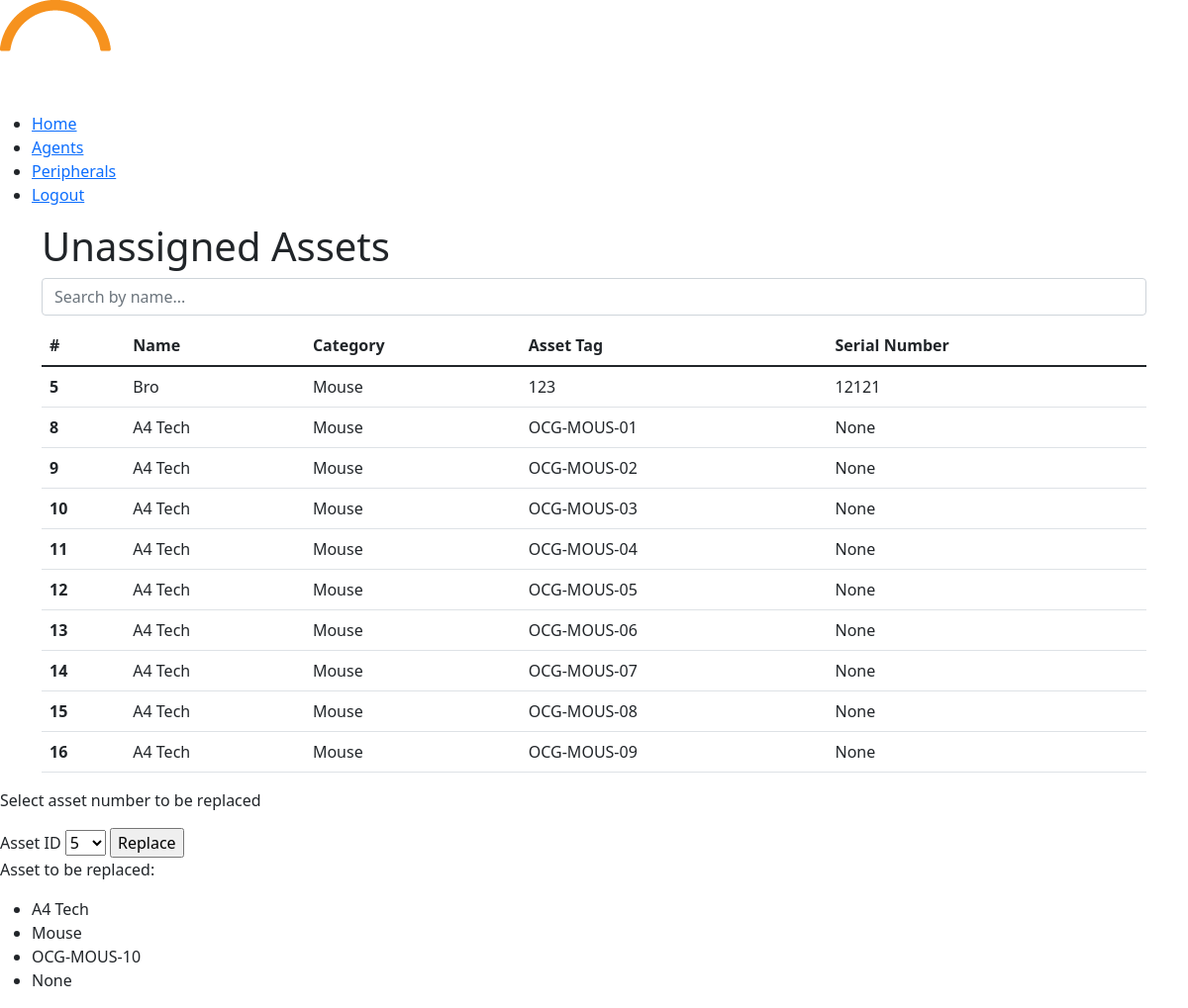
Page /replace_asset/Alex Macenas/17 (signed in) on the committed database.
### models.py (models this page shows)
class Stock(db.Model):
    __tablename__ = 'stock'
    id = db.Column(db.Integer, primary_key=True, autoincrement=True)
    name = db.Column(db.Text, unique=False, nullable=False)
    category = db.Column(db.String(30), unique=False, nullable=False)
    asset_tag = db.Column(db.String(30), unique=False, nullable=False)
    serial_number = db.Column(db.String(30), unique=False, nullable=False)

### main.py (the view)
@app.route("/replace_asset/<fn>/<asset_id>", methods=['GET', 'POST'])
def replace_asset(fn, asset_id):
    msg = ""
    form = assignAsset()
    stock_det = Stock.query.filter_by(id=asset_id).first()
    all_stocks_query = f"""
    SELECT * FROM stock
    WHERE id NOT IN (
    SELECT stock_id FROM asset
    ) AND category = '{stock_det.category}';
    """
    stocks_not_in_asset = db.session.execute(text(all_stocks_query)).fetchall()
    if not stocks_not_in_asset:
        msg = "No unassigned assets found."
    else:
        form.id.choices = [(str(row[0]), str(row[0])) for row in stocks_not_in_asset]
    return render_template("replace_asset.html", form=form, msg=msg, stocks=stocks_not_in_asset, stock_det=stock_det, fn=fn)

### form.py
class assignAsset(FlaskForm):
    id = SelectField(label='Asset ID', validators=[DataRequired(), InputRequired()])
    agent_name = SelectField(label='Assign To:', validators=[DataRequired()])

### main.py (called while the page is built)
@login_manager.user_loader
def load_user(user_id):
    return db.session.get(User,(user_id))

### templates/replace_asset.html (shortened to what this page needs)
<!DOCTYPE html>
<html lang="en">
<head>
  <link href="https://cdn.jsdelivr.net/npm/bootstrap@5.1.3/dist/css/bootstrap.min.css" rel="stylesheet">
</head>
<body>
  <header>
    <nav>
     <a href="{{ url_for('home') }}"><img src="static\css\assets\orkestra-main-logo.png" alt=""></a>
     <div class="nav-links">
        <ul>
            <li><a href="{{ url_for('home') }}">Home</a></li>
            <li><a href="{{ url_for('view') }}">Agents</a></li>
            <li><a href="{{ url_for('asset_view') }}">Peripherals</a></li>
            <li><a href="{{ url_for('login') }}">Logout</a></li>
        </ul>
    </div>
    </nav>
</header>
    <div class="container">
        <h1>Unassigned Assets</h1>
        <div class="search-bar">
          <input type="text" class="form-control" id="myInput" onkeyup="myFunction()" placeholder="Search by name...">
        </div>
        <table class="table" id="myTable">
          <thead>
            <tr>
              <th scope="col">#</th>
              <th scope="col">Name</th>
              <th scope="col">Category</th>
              <th scope="col">Asset Tag</th>
              <th scope="col">Serial Number</th>
            </tr>
          </thead>
          <tbody style="overflow-y: auto; height: 300px;">
            {% for stock in stocks %}
            <tr>
              <th scope="row">{{ stock.id }}</th>
              <td>{{ stock.name }}</td>
              <td>{{ stock.category }}</td>
              <td>{{ stock.asset_tag }}</td>
              <td>{{ stock.serial_number }}</td>
            </tr>
            {% endfor %}
          </tbody>
        </table>
      </div>
    <div class="div">
        <p>Select asset number to be replaced</p>
        <form action="{{ url_for('replace_controller') }}" method="POST">
            {{ form.id.label }}
            {{ form.id() }}
            <input type="submit" value="Replace" id="submitButton" onclick="return confirmReplace()">
          </form>
        <p>Asset to be replaced:</p>
        <ul>
            <li>{{ stock_det.name }}</li>
            <li>{{ stock_det.category }}</li>
            <li>{{ stock_det.asset_tag }}</li>
            <li>{{ stock_det.serial_number }}</li>
        </ul>
    </div>
</body>
</html>

### templates/replace_asset.html (style rules this page uses)
.search-bar { margin-bottom: 10px; }
thead tr th { position: sticky; top: 0; }

### rows in the picture
Stock: id "5", name "Bro", category "Mouse", asset_tag "123", serial_number "12121"
Stock: id "8", name "A4 Tech", category "Mouse", asset_tag "OCG-MOUS-01", serial_number "None"
Stock: id "9", name "A4 Tech", category "Mouse", asset_tag "OCG-MOUS-02", serial_number "None"
Stock: id "10", name "A4 Tech", category "Mouse", asset_tag "OCG-MOUS-03", serial_number "None"
Stock: id "11", name "A4 Tech", category "Mouse", asset_tag "OCG-MOUS-04", serial_number "None"
Stock: id "12", name "A4 Tech", category "Mouse", asset_tag "OCG-MOUS-05", serial_number "None"
Stock: id "13", name "A4 Tech", category "Mouse", asset_tag "OCG-MOUS-06", serial_number "None"
Stock: id "14", name "A4 Tech", category "Mouse", asset_tag "OCG-MOUS-07", serial_number "None"
Stock: id "15", name "A4 Tech", category "Mouse", asset_tag "OCG-MOUS-08", serial_number "None"
Stock: id "16", name "A4 Tech", category "Mouse", asset_tag "OCG-MOUS-09", serial_number "None"
Stock: name "A4 Tech", category "Mouse", asset_tag "OCG-MOUS-10", serial_number "None"
